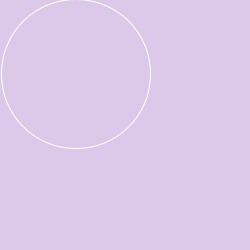
Frame 1 (no input)
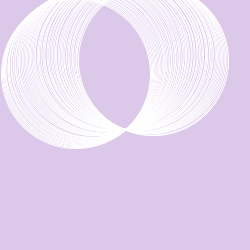
Frame 60 (the mouse pressed at the canvas centre just before this capture)
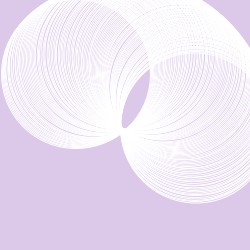
Frame 120 (the mouse held since frame 60 and released just before this capture)

The Processing sketch that drew these frames (run headless with seeded random() and noise(); from frame 60 on, the mouse is pressed at the canvas centre):

// Processing sketch: processing_18766
// ── processing_18766.pde

float angle = 0.0;
float white = 255;

void setup(){
  size(250,250);
  smooth();
  noStroke();
  background(#DCC9EA);
}
void draw(){
  angle=angle+0.02;
  translate(125,125);
  rotate(angle);
  stroke(white);
  noFill();
  ellipse(-50,-50,150,150);
}
void mouseDragged(){
  white -= 5;
}
